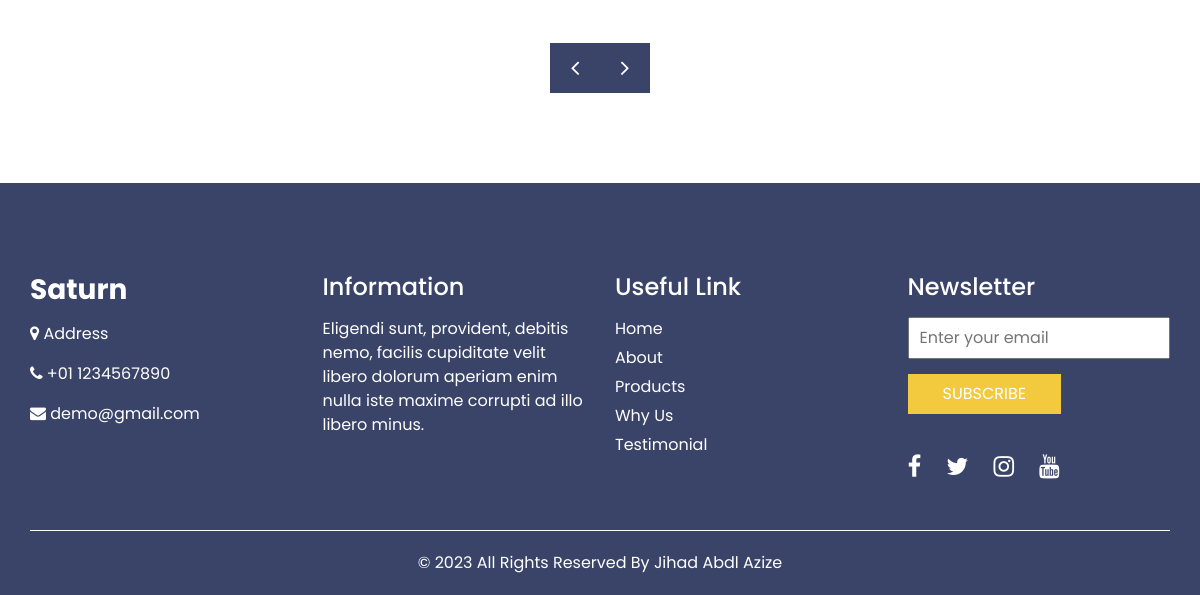
The app's page / (lower part), older data.
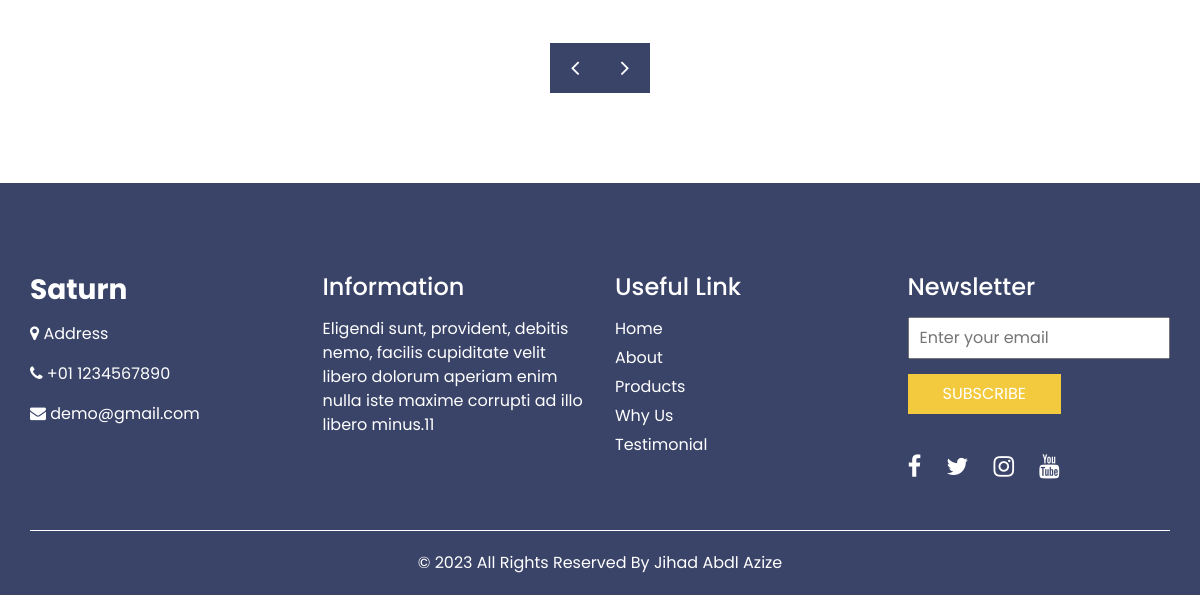
The same page, newer data.
### settings/models.py (models this page shows)
class Company(models.Model):
    name = models.CharField(max_length=50)
    logo = models.ImageField(upload_to='company')
    call_us = models.CharField(max_length=25,null=True,blank=True)
    email_us = models.CharField(max_length=25,null=True,blank=True)
    subtitle = models.TextField(max_length=200,null=True,blank=True)
    email = models.TextField(max_length=200,null=True,blank=True)
    phones = models.TextField(max_length=200,null=True,blank=True)
    address = models.TextField(max_length=200,null=True,blank=True)
    fb_link = models.URLField(null=True,blank=True)
    youtube_link = models.URLField(null=True,blank=True)
    insta_link = models.URLField(null=True,blank=True)
    twiter_link = models.URLField(null=True,blank=True)
    def __str__(self):
        return self.name

### settings/views.py (the view)
# urls.py: 2. Add a URL to urlpatterns:  path('', views.home, name='home')
def home(request):
    products = Products.objects.all()[:12]
    return render(request,'settings/home.html',{'products':products})

### settings/templates/settings/home.html (shortened to what this page needs)
{% extends 'base.html' %}
{% load static %}
{% block body %}
  <section class="client_section layout_padding-bottom">
    <div class="client_container ">
      <div id="carouselExample2Controls" class="carousel slide" data-ride="carousel">
        <div class="carousel_btn-box">
          <a class="carousel-control-prev" href="#carouselExample2Controls" role="button" data-slide="prev">
            <span>
              <i class="fa fa-angle-left" aria-hidden="true"></i>
            </span>
          </a>
          <a class="carousel-control-next" href="#carouselExample2Controls" role="button" data-slide="next">
            <span>
              <i class="fa fa-angle-right" aria-hidden="true"></i>
            </span>
          </a>
        </div>
      </div>
    </div>
  </section>
   {% endblock body %}

### templates/base.html (shortened to what this page needs)
{% load static %}
<!DOCTYPE html>
<html>
<head>
  <link rel="stylesheet" type="text/css" href="{% static 'ltr/css/bootstrap.css' %}" />
  <link href="{% static 'ltr/css/font-awesome.min.css' %}" rel="stylesheet" />
  <link href="{% static 'ltr/css/style.css' %}" rel="stylesheet" />
  <link href="{% static 'ltr/css/responsive.css' %}" rel="stylesheet" />
</head>
<body>
{% block body %}
{% endblock body %}
<section class="info_section ">
  <div class="container">
    <div class="row">
      <div class="col-md-3">
        <div class="info_contact">
          <h5>
            <a href="" class="navbar-brand">
              <span>
              {{company_data}}
              </span>
            </a>
          </h5>
          <p>
            <i class="fa fa-map-marker" aria-hidden="true"></i>
            Address
          </p>
          <p>
            <i class="fa fa-phone" aria-hidden="true"></i>
            +01 1234567890
          </p>
          <p>
            <i class="fa fa-envelope" aria-hidden="true"></i>
            demo@gmail.com
          </p>
        </div>
      </div>
      <div class="col-md-3">
        <div class="info_info">
          <h5>
            Information
          </h5>
          <p>
          {{company_data.subtitle}}
          </p>
        </div>
      </div>
      <div class="col-md-3">
        <div class="info_links">
          <h5>
            Useful Link
          </h5>
          <ul>
            <li>
              <a href="">
                Home
              </a>
            </li>
            <li>
              <a href="">
                About
              </a>
            </li>
            <li>
              <a href="">
                Products
              </a>
            </li>
            <li>
              <a href="why.html">
                Why Us
              </a>
            </li>
            <li>
              <a href="testimonial.html">
                Testimonial
              </a>
            </li>
          </ul>
        </div>
      </div>
      <div class="col-md-3">
        <div class="info_form ">
          <h5>
            Newsletter
          </h5>
          <form action="">
            <input type="email" placeholder="Enter your email">
            <button>
              Subscribe
            </button>
          </form>
          <div class="social_box">
            <a href="">
              <i class="fa fa-facebook" aria-hidden="true"></i>
            </a>
            <a href="">
              <i class="fa fa-twitter" aria-hidden="true"></i>
            </a>
            <a href="">
              <i class="fa fa-instagram" aria-hidden="true"></i>
            </a>
            <a href="">
              <i class="fa fa-youtube" aria-hidden="true"></i>
            </a>
          </div>
        </div>
      </div>
    </div>
  </div>
</section>
  <footer class="footer_section">
    <div class="container">
      <p>
        &copy; <span id="displayYear"></span> All Rights Reserved By
        <a href="https://github.com/jod431047">Jihad Abdl Azize</a>
      </p>
    </div>
  </footer>
</body>
</html>

Row changes from the older to the newer data that the page shows:
changed Company "Saturn": subtitle "Eligendi sunt, provident, debitis nemo, facilis cupiditate velit libero dolorum aperiam enim nulla iste maxime corrupti ad illo libero minus." → "Eligendi sunt, provident, debitis nemo, facilis cupiditate velit libero dolorum aperiam enim nulla iste maxime corrupti ad illo libero minus.11"
